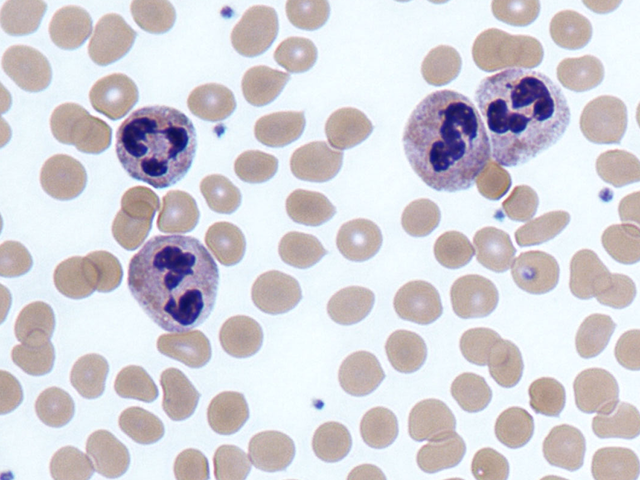
#> input picture 2025/IP/lec14/lec14_cells.png, 640 x 480 px, found by its file name
$ python binarization.py
#> lines starting #> are read from the running program, lines starting #| are printed output that depends on the picture; after the words box and inside, x2 and y2 are one past the last pixel; in counts of white or black regions, pixels touching at a corner belong together
import cv2

src = cv2.imread('/home/ysw/ws/lecture/2025/IP/lec14/lec14_cells.png', cv2.IMREAD_GRAYSCALE)
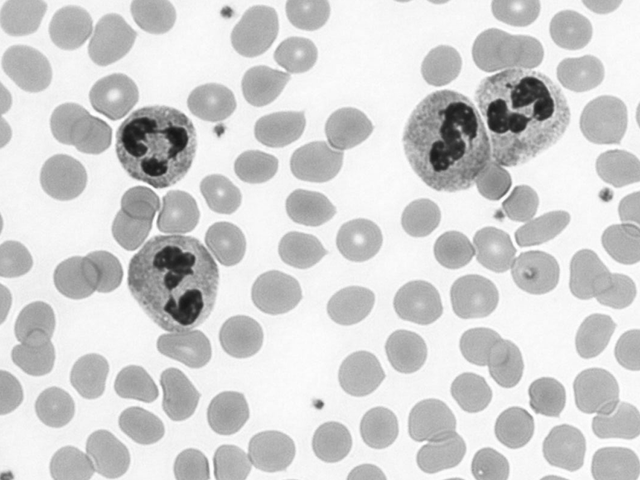
#> src: shape (480, 640); min 21, max 255, mean 209.5
#> slider 'Threshold' is set to 85

def on_threshold(pos):
#> called with pos = 127
    threshold = cv2.getTrackbarPos('Threshold', 'dst')
    # _, dst = cv2.threshold(src, threshold, 100, cv2.THRESH_BINARY)
    _, dst = cv2.threshold(src, threshold, 255, cv2.THRESH_BINARY_INV)
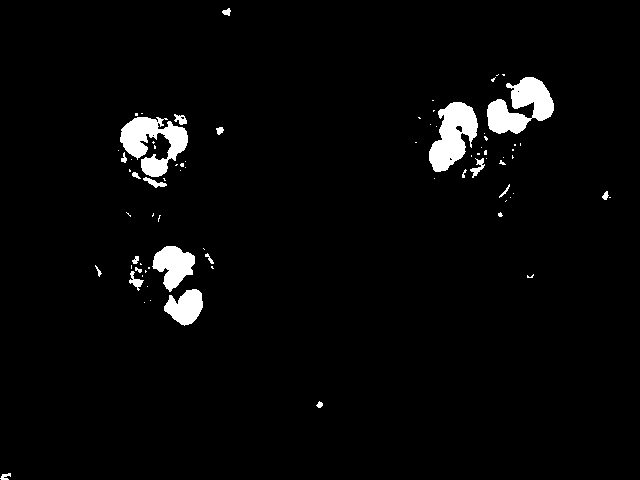
#> dst: shape (480, 640); 3.2% white; 77 white regions (55 under 20 px), largest, box (x1, y1, x2, y2) and area: (487, 77, 554, 134) 2209, (120, 117, 188, 177) 2160, (429, 102, 478, 172) 2065
    # how to remove noise blobs? : morphological operation (next lecture)
    # how to set threshold? : Otsu's method

    cv2.imshow('dst', dst)

cv2.imshow('src', src)
cv2.namedWindow('dst')
cv2.createTrackbar('Threshold', 'dst', 0, 255, on_threshold)
cv2.setTrackbarPos('Threshold', 'dst', 127)

cv2.waitKey(0)
cv2.destroyAllWindows()
